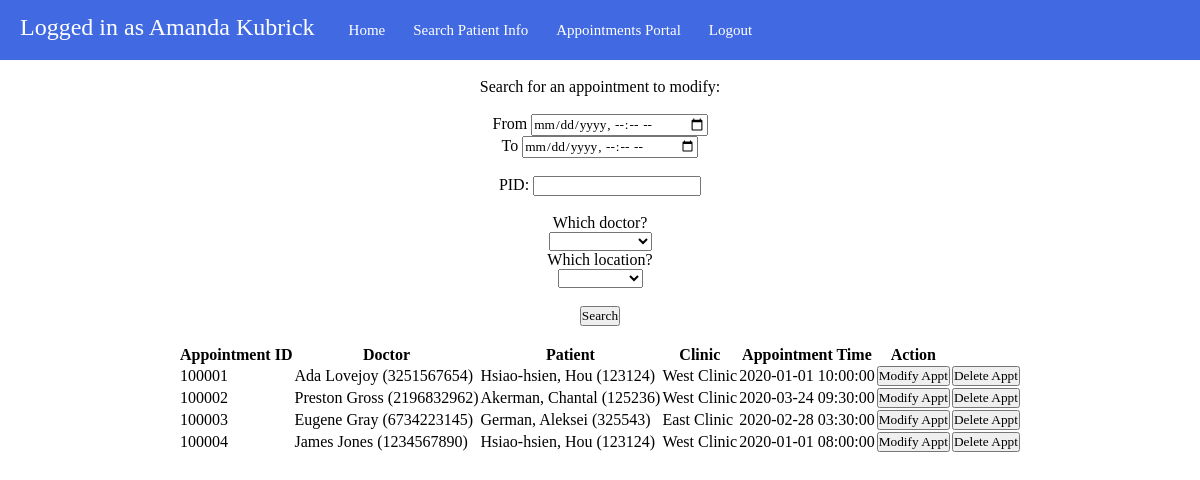
Page /nurse_mod_appointments.php (signed in) on the committed database.
### tables this page shows
CREATE TABLE Appointments (
	Appt_ID INT NOT NULL AUTO_INCREMENT,
	Has_approval ENUM('Yes', 'No') NOT NULL,
	Appointment_time DATETIME NOT NULL,
	Doctor_ID BIGINT NOT NULL,
	Patient_ID INT NOT NULL,
    Clinic_ID INT NOT NULL,
	PRIMARY KEY (Appt_ID),
	FOREIGN KEY (Doctor_ID) REFERENCES Doctors(NPI) ON DELETE CASCADE,
	FOREIGN KEY (Patient_ID) REFERENCES Patients(PID) ON DELETE CASCADE,
    FOREIGN KEY (Clinic_ID) REFERENCES Clinics(Clinic_ID) ON DELETE CASCADE
);

CREATE TABLE Doctors (
	NPI BIGINT NOT NULL UNIQUE,
	Name VARCHAR(80) NOT NULL,
    Password VARCHAR(80) NOT NULL,
	Work_phone VARCHAR(15) NOT NULL,
	Fax VARCHAR(15) NULL,
	Email VARCHAR(80) NOT NULL,
    Specialist ENUM('Yes', 'No') NOT NULL,
	Specialization VARCHAR(80) NOT NULL,
	PRIMARY KEY (NPI)
);

CREATE TABLE Patients (
	PID INT NOT NULL UNIQUE,
    	Password VARCHAR(80) NOT NULL,
	First_Name VARCHAR(80) NOT NULL,
	Last_Name VARCHAR(80) NOT NULL,
	Last_4_SSN INT NULL,
    Demographics_ID INT NOT NULL,
    Med_Hist_ID INT NOT NULL,
    Fam_Hist_ID INT NOT NULL,
    NID INT NULL,
	PRIMARY KEY (PID),
    FOREIGN KEY (Demographics_ID) REFERENCES Demographics(Demo_ID) ON DELETE CASCADE,
    FOREIGN KEY (Med_Hist_ID) REFERENCES Medical_history(Med_Hist_ID) ON DELETE CASCADE,
    FOREIGN KEY (Fam_Hist_ID) REFERENCES Family_history(Fam_Hist_ID) ON DELETE CASCADE,
	FOREIGN KEY (NID) REFERENCES Nurses(NID) ON DELETE CASCADE
);

CREATE TABLE Clinics (
	Clinic_ID INT NOT NULL AUTO_INCREMENT,
	Clinic_name VARCHAR(50) NOT NULL,
	Office_phone VARCHAR(15) NOT NULL,
    Email VARCHAR(80) NULL,
	Address VARCHAR(200) NOT NULL,
	City VARCHAR(100) NOT NULL,
	State VARCHAR(2) NOT NULL,
	Zip VARCHAR(10) NOT NULL,
	PRIMARY KEY (Clinic_ID)
);

### nurse_mod_appointments.php (the view, shortened to what this page needs)
<?php
    include_once "includes/query_func.php";
?>
<html>
<head>
</head>
<body>
<link rel="stylesheet" type = "text/css" href="css/nurse_portal_style.css" />
<nav>
        <p>Logged in as <?php echo $_SESSION['Name'] ?></p>
        <ul>
                <li><a href="nurse_portal.php">Home</a></li>
                <li><a href="nurse_patient_info.php">Search Patient Info</a></li>
                <li><a href="nurse_appointments_portal.php">Appointments Portal</a></li>
                <li><a href="logout.php">Logout</a></li>
        </ul>
</nav>
<br>
<center>Search for an appointment to modify:<br><br>
<form action='' method='POST'>
<label for='low'>From</label>
<input type='datetime-local' step=1800 name='low'><br>
<label for='high'>To</label>
<input type='datetime-local' step=1800 name='high'><br><br>
<label for='PID'>PID: </label>
<input type='text' name='PID'> <br><br>
Which doctor?<br>
<select id="doc" name="doc">
<option value=""></option>
<?php
    $sql_doc = mysqli_query($conn, "SELECT * FROM Doctors;");
    while($doc = mysqli_fetch_assoc($sql_doc)) {
        echo "<option value=".$doc['NPI'].">".$doc['Name']."</option>";
    }
?>
</select><br>
Which location?<br>
<select id="clinic" name="clinic">
<option value=""></option>
<?php
    $sql_clinic = mysqli_query($conn, "SELECT * FROM Clinics;");
    while($clinic = mysqli_fetch_assoc($sql_clinic)) {
        echo "<option value=".$clinic['Clinic_ID'].">".$clinic['Clinic_name']."</option>";
    }
?>
</select><br><br>
<input type='submit' value='Search'><br><br></form>
<?php
        $query = "SELECT * FROM Appointments WHERE ";
        if(!empty($_POST['low']) && !empty($_POST['high'])) {
            $low = substr($_POST['low'],0,10).' '.substr($_POST['low'],11).':00';
            $high = substr($_POST['high'],0,10).' '.substr($_POST['high'],11).':00';
        } elseif (!empty($_POST['low']) && empty($_POST['high'])) {
            $low = substr($_POST['low'],0,10).' '.substr($_POST['low'],11).':00';
            $high = "9999-12-31 23:59:59";
        } elseif (empty($_POST['low']) && !empty($_POST['high'])) {
            $low = "1000-01-01 00:00:00";
            $high = substr($_POST['high'],0,10).' '.substr($_POST['high'],11).':00';
        } else {
            $low = "1000-01-01 00:00:00";
            $high = "9999-12-31 23:59:59";
        }
        $query .= "(Appointment_time BETWEEN '".$low."' AND '".$high."')";
        $query .= ";";
        gen_mod_apmt($query);
?>
</center>

### query_func.php (shortened to what this page needs)
<?php
    function sql_connect() {
        $dbServerName = "localhost";
        $dbUserName = "root";
        $dbPassword = "root";
        $dbName = "meddb";
        $conn = mysqli_connect($dbServerName, $dbUserName, $dbPassword, $dbName) or die("Bad connection: ".mysqli_connect_error());
        return $conn;
    }
    function gen_mod_apmt($query) {
        $conn = sql_connect();
        $sql_apmt = mysqli_query($conn, $query) or die(mysqli_error($conn));
        echo "<table><tr><th> Appointment ID </th><th> Doctor </th><th> Patient </th><th> Clinic </th><th> Appointment Time </th><th>Action</th><th></th></tr>";
        while($apmt = mysqli_fetch_assoc($sql_apmt)) {
            $sql_patient = mysqli_query($conn, "SELECT * FROM Patients WHERE PID=".$apmt['Patient_ID'].";");
            $patient = mysqli_fetch_assoc($sql_patient);
            $sql_doc = mysqli_query($conn, "SELECT * FROM Doctors WHERE NPI=".$apmt['Doctor_ID'].";");
            $doc = mysqli_fetch_assoc($sql_doc);
            $sql_clinic = mysqli_query($conn, "SELECT * FROM Clinics WHERE Clinic_ID=".$apmt['Clinic_ID'].";");
            $clinic = mysqli_fetch_assoc($sql_clinic);
            echo "<tr><td>".$apmt['Appt_ID']."</td><td>".$doc['Name']." (".$doc['NPI'].")</td><td>".$patient['Last_Name'].", ".$patient['First_Name']." (".$patient['PID'].") </td><td>".$clinic['Clinic_name']."</td><td>".$apmt['Appointment_time']."</td>";
            echo "<td><form action='nurse_edit_appointments.php' method='POST'><input type='hidden' name='Appt_ID' value=".$apmt['Appt_ID']."><input type='submit' value='Modify Appt'></form></td>";
            echo "<td><form action='nurse_delete_appointments.php' method='POST'><input type='hidden' name='Appt_ID' value=".$apmt['Appt_ID']."><input type='submit' value='Delete Appt' onclick='return confirm_delete()'></form></td></tr>";
        }
        echo "</table>";
    }
?>

### nurse_portal_style.css (style rules this page uses)
body { background-color: #ffff; }
* { font-family: "Times New Roman"; color: black; margin: 0; padding: 0; }
nav { width: 100%; height: 60px; background-color: #4169e1; }
nav p { font-family: "Times New Roman"; color: #ffff; font-size: 24px; line-height: 55px; float: left; padding: 0px 20px; }
nav ul { float: left; }
nav ul li { float: left; list-style: none; position: relative; }
nav ul li a { display: block; font-family: "Times New Roman"; font-size: 15px; padding: 22px 14px; text-decoration: none; color: white; }

### rows in the picture
appointments: Appt_ID "100001", Doctor_ID.Name "Ada Lovejoy", Doctor_ID.NPI "3251567654", Patient_ID.Last_Name "Hsiao-hsien", Patient_ID.First_Name "Hou", Patient_ID.PID "123124", Clinic_ID.Clinic_name "West Clinic", Appointment_time "2020-01-01 10:00:00"
appointments: Appt_ID "100002", Doctor_ID.Name "Preston Gross", Doctor_ID.NPI "2196832962", Patient_ID.Last_Name "Akerman", Patient_ID.First_Name "Chantal", Patient_ID.PID "125236", Clinic_ID.Clinic_name "West Clinic", Appointment_time "2020-03-24 09:30:00"
appointments: Appt_ID "100003", Doctor_ID.Name "Eugene Gray", Doctor_ID.NPI "6734223145", Patient_ID.Last_Name "German", Patient_ID.First_Name "Aleksei", Patient_ID.PID "325543", Clinic_ID.Clinic_name "East Clinic", Appointment_time "2020-02-28 03:30:00"
appointments: Appt_ID "100004", Doctor_ID.Name "James Jones", Doctor_ID.NPI "1234567890", Patient_ID.Last_Name "Hsiao-hsien", Patient_ID.First_Name "Hou", Patient_ID.PID "123124", Clinic_ID.Clinic_name "West Clinic", Appointment_time "2020-01-01 08:00:00"

### other values in the picture
$_SESSION['Name'] "Amanda Kubrick"
